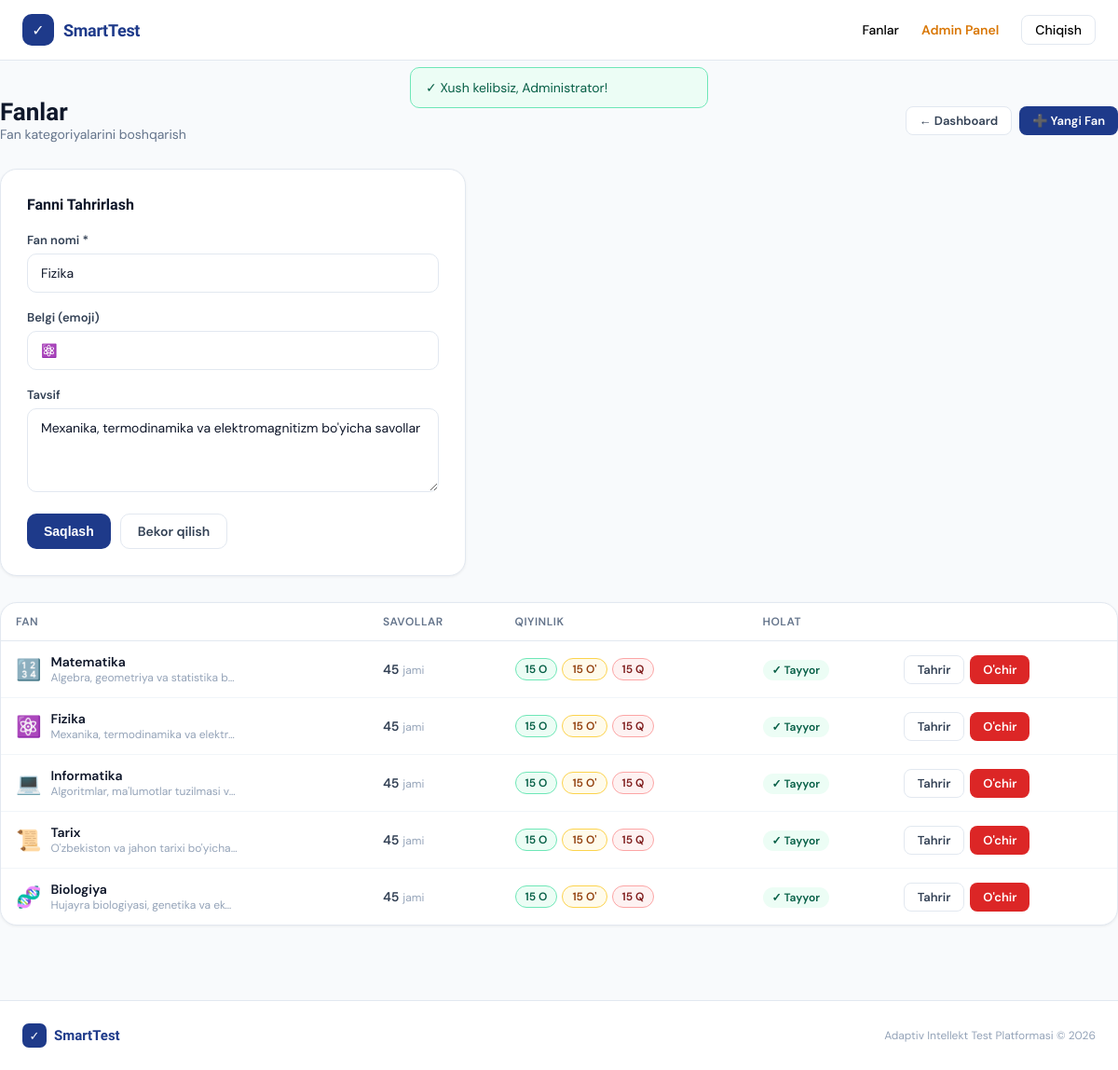
The app's page /subjects.php?action=edit&id=2 (signed in) with its own data.
### tables this page shows
CREATE TABLE `subjects` (
  `id`          INT UNSIGNED NOT NULL AUTO_INCREMENT,
  `name`        VARCHAR(150) NOT NULL,
  `icon`        VARCHAR(20)  NOT NULL DEFAULT '📚',
  `description` TEXT,
  `created_at`  TIMESTAMP DEFAULT CURRENT_TIMESTAMP,
  PRIMARY KEY (`id`)
);

### config.php (called while the page is built, shortened)
<?php
function db(): PDO {
    static $pdo = null;
    if ($pdo === null) {
        try {
            $dsn = sprintf(
                'mysql:host=%s;dbname=%s;charset=%s',
                DB_HOST, DB_NAME, DB_CHARSET
            );
            $pdo = new PDO($dsn, DB_USER, DB_PASS, [
                PDO::ATTR_ERRMODE            => PDO::ERRMODE_EXCEPTION,
                PDO::ATTR_DEFAULT_FETCH_MODE => PDO::FETCH_ASSOC,
                PDO::ATTR_EMULATE_PREPARES   => false,
            ]);
        } catch (PDOException $e) {
            die('
<div style="font-family:system-ui;max-width:560px;margin:60px auto;padding:32px;
            background:#FEF2F2;border:1px solid #FECACA;border-radius:16px">
  <h2 style="color:#DC2626;margin:0 0 12px">❌ Database ulanmadi</h2>
  <p style="color:#7F1D1D;margin:0 0 8px">Xato: ' . htmlspecialchars($e->getMessage()) . '</p>
  <p style="color:#991B1B;margin:0;font-size:14px">
    <b>config.php</b> faylidagi DB_HOST, DB_NAME, DB_USER, DB_PASS ni tekshiring.
  </p>
</div>');
        }
    }
    return $pdo;
}
function h(string $str): string {
    return htmlspecialchars($str, ENT_QUOTES, 'UTF-8');
}

### subjects.php (the view, shortened to what this page needs)
<?php
require_once '../config.php';
$action = $_GET['action'] ?? 'list';
$subjects = db()->query("SELECT s.*,COUNT(q.id) as q_count, SUM(q.difficulty=1) as easy_q, SUM(q.difficulty=2) as medium_q, SUM(q.difficulty=3) as hard_q FROM subjects s LEFT JOIN questions q ON q.subject_id=s.id GROUP BY s.id ORDER BY s.id")->fetchAll();
$editSubject = null;
if($action==='edit' && isset($_GET['id'])) {
    $st = db()->prepare("SELECT * FROM subjects WHERE id=?");
    $st->execute([(int)$_GET['id']]);
    $editSubject = $st->fetch();
}
include '../includes/header.php';
?>
<div class="container page">
  <div style="display:flex;align-items:center;justify-content:space-between;margin-bottom:28px;flex-wrap:wrap;gap:12px">
    <div>
      <h1 style="font-size:26px;font-weight:700;color:#0F172A">Fanlar</h1>
      <p style="color:#64748B;font-size:14px">Fan kategoriyalarini boshqarish</p>
    </div>
    <div style="display:flex;gap:8px">
      <a href="index.php" class="btn btn-secondary btn-sm">← Dashboard</a>
      <a href="?action=create" class="btn btn-primary btn-sm">➕ Yangi Fan</a>
    </div>
  </div>
  <?php if($action==='create' || $action==='edit'): ?>
  <div class="card" style="padding:28px;max-width:500px;margin-bottom:28px">
    <h3 style="font-size:16px;font-weight:600;color:#0F172A;margin-bottom:20px">
      <?= $action==='edit' ? 'Fanni Tahrirlash' : 'Yangi Fan Qo\'shish' ?>
    </h3>
    <form method="POST">
      <div class="form-group">
        <label class="form-label">Fan nomi *</label>
        <input type="text" name="name" class="form-input" placeholder="Matematika" value="<?= h($editSubject['name'] ?? '') ?>" required>
      </div>
      <div class="form-group">
        <label class="form-label">Belgi (emoji)</label>
        <input type="text" name="icon" class="form-input" placeholder="📚" maxlength="10" value="<?= h($editSubject['icon'] ?? '📚') ?>">
      </div>
      <div class="form-group">
        <label class="form-label">Tavsif</label>
        <textarea name="description" class="form-textarea" placeholder="Fan haqida qisqacha..."><?= h($editSubject['description'] ?? '') ?></textarea>
      </div>
      <div style="display:flex;gap:10px">
        <button type="submit" class="btn btn-primary"><?= $action==='edit' ? 'Saqlash' : 'Qo\'shish' ?></button>
        <a href="subjects.php" class="btn btn-secondary">Bekor qilish</a>
      </div>
    </form>
  </div>
  <?php endif; ?>
  <div class="card" style="overflow:hidden">
    <table class="table">
      <thead><tr>
        <th>Fan</th><th>Savollar</th><th>Qiyinlik</th><th>Holat</th><th></th>
      </tr></thead>
      <tbody>
      <?php foreach($subjects as $s): ?>
      <tr>
        <td>
          <div style="display:flex;align-items:center;gap:10px">
            <span style="font-size:22px"><?= h($s['icon']) ?></span>
            <div>
              <div style="font-weight:600;color:#0F172A"><?= h($s['name']) ?></div>
              <div style="font-size:12px;color:#94A3B8;max-width:200px;overflow:hidden;text-overflow:ellipsis;white-space:nowrap"><?= h($s['description'] ?? '') ?></div>
            </div>
          </div>
        </td>
        <td><span style="font-weight:600"><?= (int)$s['q_count'] ?></span> <span style="color:#94A3B8;font-size:12px">jami</span></td>
        <td>
          <div style="display:flex;gap:5px;flex-wrap:wrap">
            <span class="badge badge-easy"><?= (int)$s['easy_q'] ?> O</span>
            <span class="badge badge-medium"><?= (int)$s['medium_q'] ?> O'</span>
            <span class="badge badge-hard"><?= (int)$s['hard_q'] ?> Q</span>
          </div>
        </td>
        <td>
          <?php if($s['q_count']>=30): ?>
          <span style="background:#ECFDF5;color:#065F46;padding:3px 10px;border-radius:20px;font-size:12px;font-weight:600">✓ Tayyor</span>
          <?php else: ?>
          <span style="background:#FFFBEB;color:#92400E;padding:3px 10px;border-radius:20px;font-size:12px;font-weight:600">⚠ Kam</span>
          <?php endif; ?>
        </td>
        <td>
          <div style="display:flex;gap:6px">
            <a href="?action=edit&id=<?= $s['id'] ?>" class="btn btn-secondary btn-sm">Tahrir</a>
            <a href="?action=delete&id=<?= $s['id'] ?>" class="btn btn-danger btn-sm" onclick="return confirm('<?= h($s['name']) ?> fani va barcha savollarini o\'chirasizmi?')">O'chir</a>
          </div>
        </td>
      </tr>
      <?php endforeach; ?>
      </tbody>
    </table>
  </div>
</div>
<?php include '../includes/footer.php'; ?>

### header.php (style rules this page uses)
* { margin:0;padding:0;box-sizing:border-box }
body { font-family:'DM Sans',sans-serif;background:#F8FAFC;color:#0F172A;min-height:100vh }
h1,h2,h3,h4 { font-family:'Sora',sans-serif }
.btn { display:inline-flex;align-items:center;gap:8px;padding:9px 18px;border-radius:10px;font-size:14px;font-weight:600;text-decoration:none;border:none;cursor:pointer;transition:all .2s }
.btn-primary { background:#1E3A8A;color:#fff }
.btn-secondary { background:#fff;color:#334155;border:1.5px solid #E2E8F0 }
.btn-danger { background:#DC2626;color:#fff }
.btn-sm { padding:6px 14px;font-size:13px;border-radius:8px }
.card { background:#fff;border-radius:18px;border:1px solid #E2E8F0;box-shadow:0 1px 3px rgba(0,0,0,.06) }
.form-group { margin-bottom:18px }
.form-label { display:block;font-size:13px;font-weight:600;color:#334155;margin-bottom:6px }
.form-input,.form-select,.form-textarea { width:100%;padding:11px 14px;border:1.5px solid #E2E8F0;border-radius:10px;font-size:14px;font-family:'DM Sans',sans-serif;color:#0F172A;background:#fff;transition:border-color .2s,box-shadow .2s;outline:none }
.form-textarea { resize:vertical;min-height:90px }
.badge { display:inline-flex;align-items:center;padding:3px 10px;border-radius:20px;font-size:12px;font-weight:600 }
.badge-easy { background:#ECFDF5;color:#065F46;border:1px solid #6EE7B7 }
.badge-medium { background:#FFFBEB;color:#92400E;border:1px solid #FCD34D }
.badge-hard { background:#FEF2F2;color:#7F1D1D;border:1px solid #FCA5A5 }
.table { width:100%;border-collapse:collapse;font-size:14px }
.table th { text-align:left;padding:12px 16px;font-size:12px;font-weight:600;color:#64748B;text-transform:uppercase;letter-spacing:.5px;border-bottom:1px solid #E2E8F0 }
.table td { padding:13px 16px;border-bottom:1px solid #F1F5F9;color:#334155;vertical-align:middle }
.table tr:last-child td { border-bottom:none }
.container { max-width:1200px;margin:0 auto;padding:0 24px }
.page { padding:40px 0 80px }

### records on screen
subjects: name "Fizika", icon "⚛️", description "Mexanika, termodinamika va elektromagnitizm bo'yicha savollar", description "Mexanika, termodinamika va elektr…", q_count "45", easy_q "15", medium_q "15", hard_q "15"
subjects: icon "🔢", name "Matematika", description "Algebra, geometriya va statistika b…", q_count "45", easy_q "15", medium_q "15", hard_q "15"
subjects: icon "💻", name "Informatika", description "Algoritmlar, ma'lumotlar tuzilmasi v…", q_count "45", easy_q "15", medium_q "15", hard_q "15"
subjects: icon "📜", name "Tarix", description "O'zbekiston va jahon tarixi bo'yicha…", q_count "45", easy_q "15", medium_q "15", hard_q "15"
subjects: icon "🧬", name "Biologiya", description "Hujayra biologiyasi, genetika va ek…", q_count "45", easy_q "15", medium_q "15", hard_q "15"

### other values on screen
$s "Xush kelibsiz, Administrator!"
